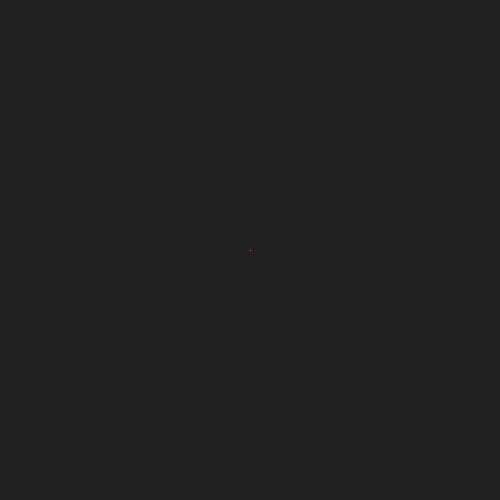
Frame 1 (no input)
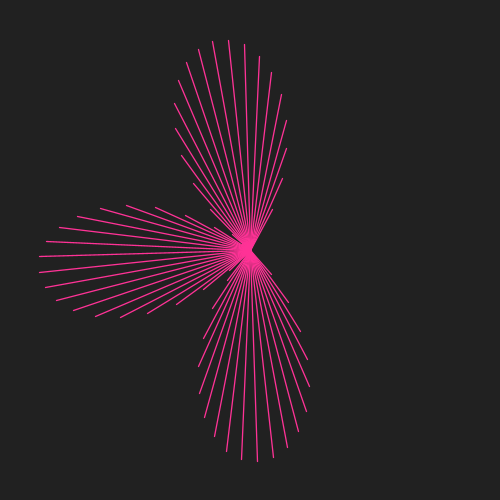
Frame 60 (the mouse pressed at the canvas centre just before this capture)
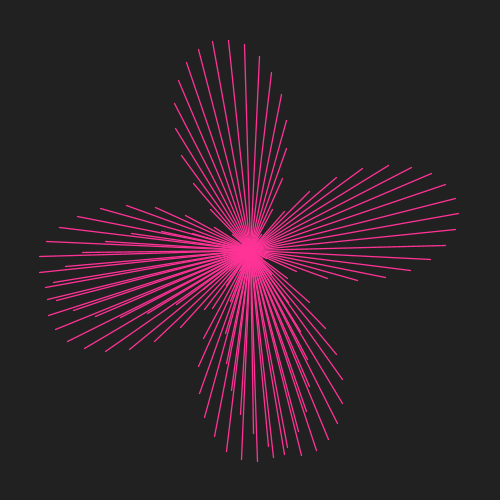
Frame 120 (the mouse held since frame 60 and released just before this capture)

The Processing sketch that drew these frames (run headless with seeded random() and noise(); from frame 60 on, the mouse is pressed at the canvas centre):

// Processing sketch: Dessin_Transformations
// ── Dessin_Transformations.pde
/*
 * Lignes
 * Un système autonome qui dessine
 * des formes de manière aléatoire
 *
 * MW_2016
 * https://github.com/FreeArtBureau/ITERATIONS
 * www.iterations.fabprojects.codes
 *
 * end
 
 */

/////////////////////////// GLOBALS ////////////////////////////

float len = 300;      // Déclarer une variable pour la longeur de notre ligne.
float angle;         //  Déclarer une variable pour l'angle de rotation.

// On déclare une deuxième angle qui nous sert de valeur pour 
// varier les valeurs sin() et par la suite dont on sert pour
// aussi varier la longeur de nos lignes.
float angle2; 
float angleStep = 0.0750;
float angle2Step = 0.3;

/////////////////////////// SETUP ////////////////////////////

void setup() {
  size(500, 500);
  background(33);
  smooth();
  angle = radians(0);
  angle2 = radians(0);

  stroke(255, 50, 150);
  strokeWeight(1.3);
  frameRate(30);
}

/////////////////////////// DRAW ////////////////////////////
void draw() {
  
  // les translations ? 
  // lire par ici :
  // https://fr.flossmanuals.net/processing/les-transformations/
  pushMatrix();
  translate(width/2, height/2);
  rotate(angle);
  
  len = abs(sin(angle2*0.52)) * 150; 
  line(0, 0, len, len);
  popMatrix();

  angle += angleStep;  
  angle2 += angle2Step;

  // Activez ces lignes en dessus si vous voulez  
  // simplement faire un tour complet puis s'arrêter.
  /*
  if(angle >= radians(360)) {
   noLoop(); 
   }
   */
}

/////////////////////////// FUNCTIONS ////////////////////////////
